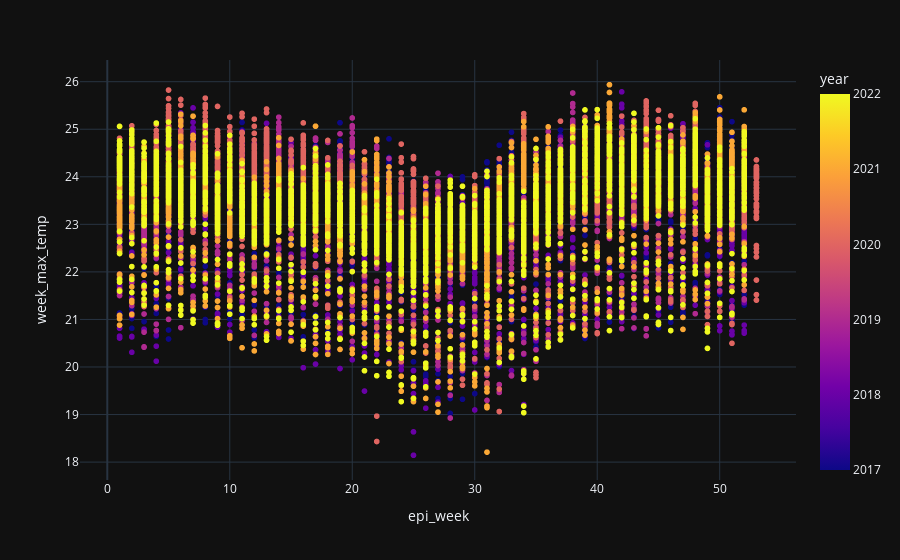

Here is the notebook cell this chart was saved with:
### Code cell
df_dengue.plot(x='epi_week', y='week_max_temp', template='plotly_dark', color='year', kind='scatter')

### Figure 1 — Plotly figure (JSON) as saved in the notebook; plotly's stock layout.template omitted (floating-point values rounded to 4 significant figures; data arrays with more than 128 entries replaced by an {"elided": "..."} marker saying what was removed)
{"data": [{"hovertemplate": "epi_week=%{x}<br>week_max_temp=%{y}<br>year=%{marker.color}<extra></extra>", "legendgroup": "", "marker": {"color": {"elided": "16589 int values"}, "coloraxis": "coloraxis", "symbol": "circle"}, "mode": "markers", "name": "", "showlegend": false, "type": "scattergl", "x": {"elided": "16589 int values"}, "xaxis": "x", "y": {"elided": "16589 float values"}, "yaxis": "y"}], "layout": {"coloraxis": {"colorbar": {"title": {"text": "year"}}, "colorscale": [[0, "#0d0887"], [0.1111, "#46039f"], [0.2222, "#7201a8"], [0.3333, "#9c179e"], [0.4444, "#bd3786"], [0.5556, "#d8576b"], [0.6667, "#ed7953"], [0.7778, "#fb9f3a"], [0.8889, "#fdca26"], [1, "#f0f921"]]}, "legend": {"tracegroupgap": 0}, "margin": {"t": 60}, "xaxis": {"anchor": "y", "domain": [0, 1], "title": {"text": "epi_week"}}, "yaxis": {"anchor": "x", "domain": [0, 1], "title": {"text": "week_max_temp"}}}}
